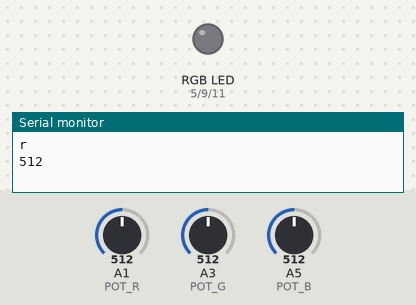
The sketch below on a simulated Arduino Uno, built with avr-gcc and run on an emulated ATmega328P. Parts: an RGB LED mixed from three pins (HIGH = lit), the last lines printed to the serial monitor. The test bench sets the inputs (shaded band); at power-on: A1 (POT_R) = 512, A5 (POT_B) = 512, A3 (POT_G) = 512.

Above: at 1.2 s.
1.3 s: A1 (POT_R) set to 716
At 4.1 s:
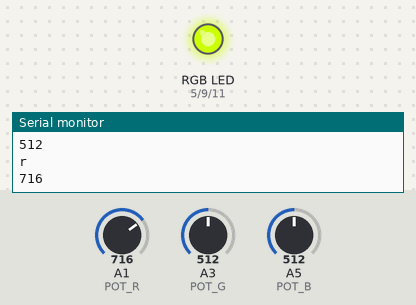
4.3 s: A5 (POT_B) set to 511
At 5.8 s:
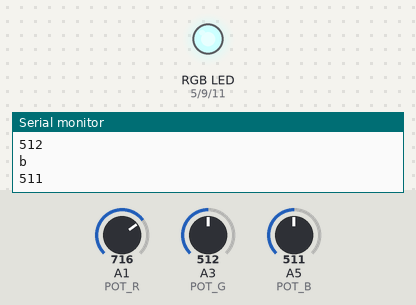
7.0 s: A3 (POT_G) set to 122
At 8.7 s:
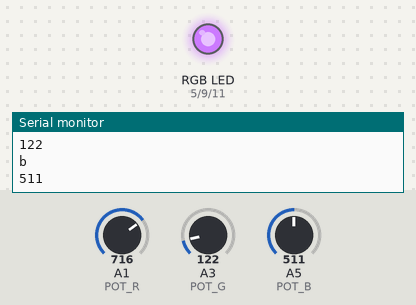
9.0 s: A3 (POT_G) set to 0
At 11.0 s:
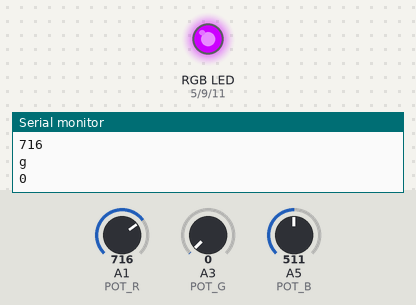
12.0 s: A1 (POT_R) set to 756
At 13.7 s:
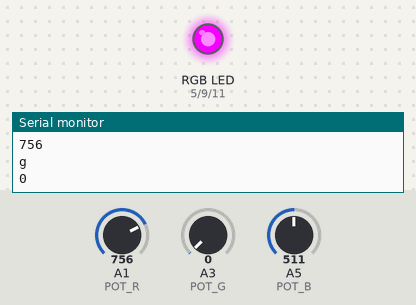
14.0 s: A1 (POT_R) set to 768
At 16.3 s:
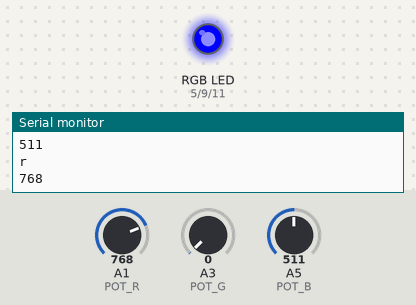
Timing chart, 0 to 17.8 s (numbered marks = the images above; inputs shaded):
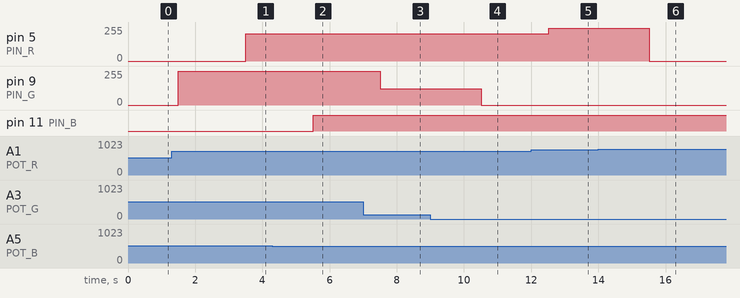

Measured:
- the behaviour switches between 512 and 511 on A5 (POT_B) (found by bisection; images 1 and 2)
- the behaviour switches between 767 and 768 on A1 (POT_R) (found by bisection; images 5 and 6)
- after the input at 1.3 s, pin 5 (PIN_R): 0/255 → 204/255 after 2.2 s
- after the input at 4.3 s, pin 11 (PIN_B): LOW → HIGH after 1.2 s
- after the input at 7.0 s, pin 9 (PIN_G): 255/255 → 122/255 after 0.51 s
- after the input at 9.0 s, pin 9 (PIN_G): 122/255 → 0/255 after 1.5 s
- after the input at 12.0 s, pin 5 (PIN_R): 204/255 → 244/255 after 0.52 s
- after the input at 14.0 s, pin 5 (PIN_R): 244/255 → 0/255 after 1.5 s

The sketch:

ledControl.ino
```cpp
const int PIN_R = 5;
const int PIN_G = 9;
const int PIN_B = 11;

const int POT_R = A1;
const int POT_G = A3;
const int POT_B = A5;

const int DEBOUNCE_READS=10;
const int DEBOUNCE_DELAY=50; //miliseconds

const boolean DEBUG=true;
const int DEBUG_DELAY=500;

void setup() {
  // put your setup code here, to run once:
  pinMode(PIN_R, OUTPUT);
  pinMode(PIN_G, OUTPUT);
  pinMode(PIN_B, OUTPUT);
  pinMode(POT_R, INPUT);
  pinMode(POT_G, INPUT);
  pinMode(POT_B, INPUT);
  if (DEBUG) Serial.begin(9600);
}

void loop() {
  switchOne(POT_R, PIN_R);
  switchOne(POT_G, PIN_G);
  switchOne(POT_B, PIN_B);
}

void switchOne(int pinIn, int pinOut) {
  int readSum = 0;
  for (int i = 0; i < DEBOUNCE_READS; ++i) {
    delay(DEBOUNCE_DELAY);
    readSum += analogRead(pinIn);
  }
  analogWrite(pinOut, readSum / DEBOUNCE_READS);
  if (DEBUG) {
    switch (pinIn) {
      case POT_R:
        Serial.println('r');
        break;
      case POT_G:
        Serial.println('g');
        break;
      case POT_B:
        Serial.println('b');
        break;
    }
    Serial.println(readSum / DEBOUNCE_READS);
    delay(DEBUG_DELAY);
  }
}
```
